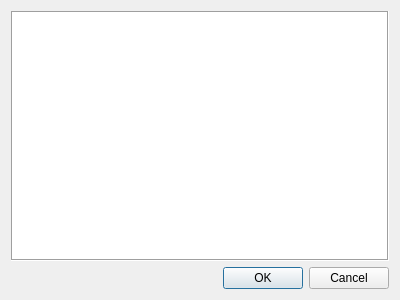
<?xml version="1.0" encoding="UTF-8"?>
<ui version="4.0">
 <class>TextEditor</class>
 <widget class="QDialog" name="TextEditor">
  <property name="geometry">
   <rect>
    <x>0</x>
    <y>0</y>
    <width>400</width>
    <height>300</height>
   </rect>
  </property>
  <property name="windowTitle">
   <string>Dialog</string>
  </property>
  <layout class="QVBoxLayout" name="verticalLayout">
   <item>
    <widget class="QTextEdit" name="text">
     <property name="frameShape">
      <enum>QFrame::Box</enum>
     </property>
    </widget>
   </item>
   <item>
    <widget class="QDialogButtonBox" name="buttons">
     <property name="orientation">
      <enum>Qt::Horizontal</enum>
     </property>
     <property name="standardButtons">
      <set>QDialogButtonBox::Cancel|QDialogButtonBox::Ok</set>
     </property>
    </widget>
   </item>
  </layout>
 </widget>
 <resources/>
 <connections>
  <connection>
   <sender>buttons</sender>
   <signal>accepted()</signal>
   <receiver>TextEditor</receiver>
   <slot>accept()</slot>
   <hints>
    <hint type="sourcelabel">
     <x>248</x>
     <y>254</y>
    </hint>
    <hint type="destinationlabel">
     <x>157</x>
     <y>274</y>
    </hint>
   </hints>
  </connection>
  <connection>
   <sender>buttons</sender>
   <signal>rejected()</signal>
   <receiver>TextEditor</receiver>
   <slot>reject()</slot>
   <hints>
    <hint type="sourcelabel">
     <x>316</x>
     <y>260</y>
    </hint>
    <hint type="destinationlabel">
     <x>286</x>
     <y>274</y>
    </hint>
   </hints>
  </connection>
 </connections>
</ui>
